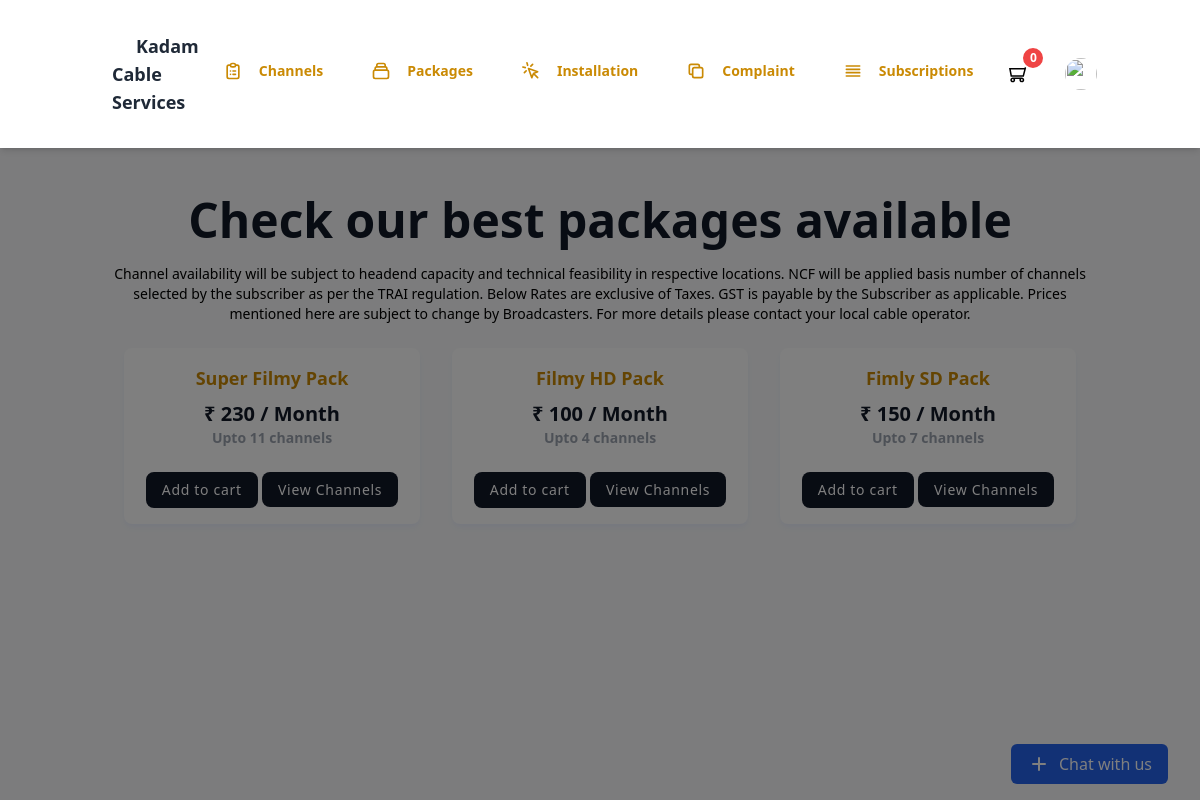
Before: /Main/Customer/custpackage.php (signed in) with the older database file.
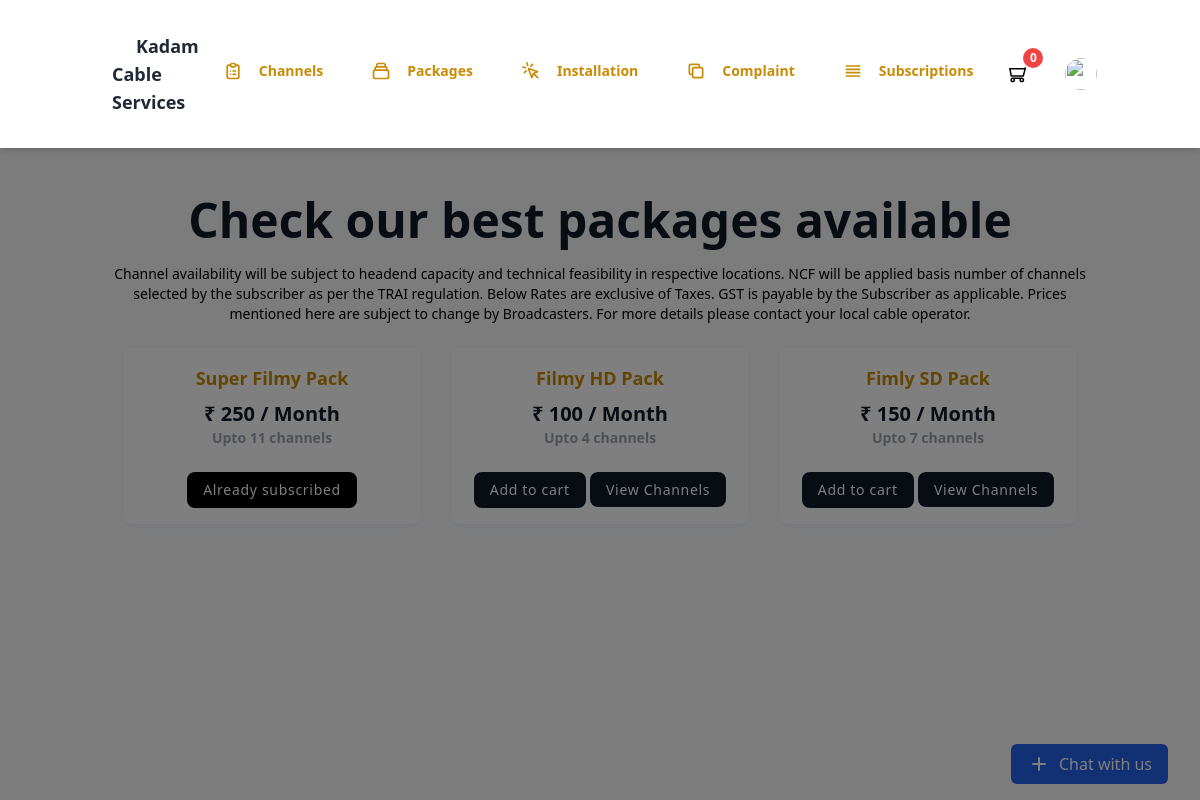
After: the same page with the newer database file.
### tables this page shows
CREATE TABLE `packages` (
  `pack_id` int(11) NOT NULL,
  `pack_name` varchar(200) NOT NULL,
  `pack_price` int(5) NOT NULL
);

### Main/Customer/custpackage.php (the view, shortened to what this page needs)
<?php
if(isset($_SESSION["email"]) && isset($_SESSION["firstname"]) && isset($_SESSION["lastname"]) && isset($_SESSION["type"])  )
{
    $email = $_SESSION["email"];
}else{
    echo ("<script>location.href='Login.php'</script>");
}
include("../../config/connect.php");
$currentDate = date("Y-m-d");
?>
<!DOCTYPE html>
<html :class="{ 'theme-dark': dark }" x-data="data()" lang="en">
  <head>
    <link rel="stylesheet" href="https://unpkg.com/tailwindcss@2.2.19/dist/tailwind.min.css"/>
    <script src="https://cdn.tailwindcss.com"></script>
    <link href="https://cdnjs.cloudflare.com/ajax/libs/flowbite/2.2.0/flowbite.min.css" rel="stylesheet" />
    <link rel="stylesheet" type="text/css" href="https://cdn.jsdelivr.net/npm/toastify-js/src/toastify.min.css">
  </head>
  <body>
    <div
      class="flex h-screen bg-gray-50 dark:bg-gray-900"
      :class="{ 'overflow-hidden': isSideMenuOpen}"
    >
      <div class="flex flex-col flex-1">
      <?php include("./layouts/header/cust_header.php"); ?>
        <main class="h-full pb-1 overflow-y-auto">
          <div class="container px-0 mx-auto grid">
          <section class="max-w-6xl mx-auto px-4 sm:px-6 lg:px-4 py-12">
    <div class="text-center pb-1">
        <h2 class="font-bold text-3xl md:text-4xl lg:text-5xl font-heading text-gray-900">
            Check our best packages available
        </h2>
        <h2 class="text-sm text-grey-900 mt-5">
                    Channel availability will be subject to headend capacity and technical feasibility in respective locations.
            NCF will be applied basis number of channels selected by the subscriber as per the TRAI regulation.
            Below Rates are exclusive of Taxes. GST is payable by the Subscriber as applicable.
            Prices mentioned here are subject to change by Broadcasters.
            For more details please contact your local cable operator.
        </h2>
    </div>
<section class="text-gray-600 body-font bg-gray-50 mt-5  flex justify-center items-center">
  <div class="container px-5 pb-5 mx-auto">
    <div class="flex flex-wrap -m-4 text-center">
    <?php
                    $get_packages = "SELECT * FROM `packages`";
                    $execute_get_packages = mysqli_query($con,$get_packages);
                    if(mysqli_num_rows($execute_get_packages)>0){
                        while($row = mysqli_fetch_assoc($execute_get_packages)){
                            $pack_id = $row["pack_id"];
                            ?>
                                <div class="p-4 sm:w-1/2 lg:w-1/3 w-full hover:scale-105 duration-500">
                                  <div class=" flex items-center  justify-center p-4  rounded-lg bg-white shadow-indigo-50 shadow-md">
                                    <div>
                                      <h2 class="text-yellow-600 text-lg font-bold"><?php echo $row["pack_name"] ?></h2>
                                      <h3 class="mt-2 text-xl font-bold text-gray-900 text-center"> ₹ <?php echo $row["pack_price"] ?> / Month</h3>
                                      <p class="text-sm font-semibold text-gray-400">Upto <?php $get_number_of_channels = "SELECT * FROM `package_has_channel` WHERE `phc_package_id` = '$pack_id' ";
                                                      echo(mysqli_num_rows(mysqli_query($con,$get_number_of_channels))); ?> channels</p>
                                                      <?php
                              $currentDate = date("Y-m-d", strtotime($currentDate));
                              $subscribed= "SELECT * FROM `subscription`,`subscribeforpackage` WHERE sub_cust_id='$email' AND `subscribeforpackage`.`subpack_id`=`subscription`.`sub_id` AND `subscribeforpackage`.`package_id`= '$pack_id' AND `subscription`.`sub_end_date`> '$currentDate' ";
                              $exutequerysubcribed= mysqli_query($con,$subscribed);
                              if(
                                mysqli_num_rows($exutequerysubcribed)>0
                              ){
                                 ?>
                                 <p class="text-sm mt-6 px-4 py-2 bg-black text-white rounded-lg  tracking-wider hover:bg-yellow-600 outline-none">Already subscribed</p>
                                 <?php
                                }else{
                                ?>
                                <button type="button"
                                      <?php
                                          $custcheckstb ="SELECT * FROM `installs` WHERE `cust_email`= '$email'";
                                          $execute_custcheckstb= mysqli_query($con,$custcheckstb);
                                          if(mysqli_num_rows($execute_custcheckstb)==1)
                                          {
                                            ?>
                                            onclick="addtocart(<?php echo $pack_id; ?>,'p')"
                                            <?php
                                          }
                                          else {
                                            ?>
                                            data-modal-target="popup-modal" data-modal-toggle="popup-modal"
                                            <?php
                                          }
                                              ?>
                                      onclick="addtocart(<?php echo $pack_id; ?>,'p')" class="text-sm mt-6 px-4 py-2 bg-gray-900 text-white rounded-lg  tracking-wider hover:bg-yellow-600 outline-none">Add to cart</button>
                                      <a href="viewpackchan.php?id=<?php echo $pack_id; ?>&name=<?php echo $row["pack_name"] ?>&price=<?php echo $row["pack_price"] ?>" class="text-sm mt-6 px-4 py-2 bg-gray-900 text-white rounded-lg  tracking-wider hover:bg-yellow-600 outline-none">View Channels</a>
                                <?php
                              }
                              ?>
                                    </div>
                                  </div>
                                </div>
                            <?php
                        }
                    }
                    include("./botchat.php")
                            ?>
    </div>
</section>
        </main>
      </div>
    </div>
  </body>
</html>

### Main/Customer/layouts/header/cust_header.php (shortened to what this page needs)
<div
        x-show="isSideMenuOpen"
        x-transition:enter="transition ease-in-out duration-150"
        x-transition:enter-start="opacity-0"
        x-transition:enter-end="opacity-100"
        x-transition:leave="transition ease-in-out duration-150"
        x-transition:leave-start="opacity-100"
        x-transition:leave-end="opacity-0"
        class="fixed inset-0 z-10 flex items-end bg-black bg-opacity-50 sm:items-center sm:justify-center"
      ></div>
        <header class="z-10 py-4 bg-white shadow-md dark:bg-gray-800">
          <div
            class="container flex items-center justify-between h-full px-6 mx-auto text-yellow-600 dark:text-purple-300"
          >
            <div class="py-4 text-gray-500 dark:text-gray-400 hidden lg:block">
              <a
                class="ml-6 text-lg font-bold text-gray-800 dark:text-gray-200"
                href="#"
              >
                Kadam Cable Services
              </a>
            </div>
            <div class="hidden lg:block">
              <ul class="flex">
                <li class="relative px-6 py-3">
                  <a
                    class="inline-flex items-center w-full text-sm font-semibold transition-colors duration-150 hover:text-gray-800 dark:hover:text-gray-200"
                    href="channels.php"
                  >
                    <span class="ml-4">Channels</span>
                  </a>
                </li>
                <li class="relative px-6 py-3">
                  <a
                    class="inline-flex items-center w-full text-sm font-semibold transition-colors duration-150 hover:text-gray-800 dark:hover:text-gray-200"
                    href="custpackage.php"
                  >
                    <span class="ml-4">Packages</span>
                  </a>
                </li>
                <li class="relative px-6 py-3">
                  <a
                    class="inline-flex items-center w-full text-sm font-semibold transition-colors duration-150 hover:text-gray-800 dark:hover:text-gray-200"
                    href="setupbox.php"
                  >
                    <svg
                      class="w-5 h-5"
                      aria-hidden="true"
                      fill="none"
                      stroke-linecap="round"
                      stroke-linejoin="round"
                      stroke-width="2"
                      viewBox="0 0 24 24"
                      stroke="currentColor"
                    >
                      <path
                        d="M15 15l-2 5L9 9l11 4-5 2zm0 0l5 5M7.188 2.239l.777 2.897M5.136 7.965l-2.898-.777M13.95 4.05l-2.122 2.122m-5.657 5.656l-2.12 2.122"
                      ></path>
                    </svg>
                    <span class="ml-4">Installation</span>
                  </a>
                </li>
                <li class="relative px-6 py-3">
                  <a
                    class="inline-flex items-center w-full text-sm font-semibold transition-colors duration-150 hover:text-gray-800 dark:hover:text-gray-200"
                    href="customer_complaint.php"
                  >
                    <svg
                      class="w-5 h-5"
                      aria-hidden="true"
                      fill="none"
                      stroke-linecap="round"
                      stroke-linejoin="round"
                      stroke-width="2"
                      viewBox="0 0 24 24"
                      stroke="currentColor"
                    >
                      <path
                        d="M8 16H6a2 2 0 01-2-2V6a2 2 0 012-2h8a2 2 0 012 2v2m-6 12h8a2 2 0 002-2v-8a2 2 0 00-2-2h-8a2 2 0 00-2 2v8a2 2 0 002 2z"
                      ></path>
                    </svg>
                    <span class="ml-4">Complaint</span>
                  </a>
                </li>
                <li class="relative px-6 py-3">
                  <a
                    class="inline-flex items-center w-full text-sm font-semibold transition-colors duration-150 hover:text-gray-800 dark:hover:text-gray-200"
                    href="custsubscribed.php"
                  >
                    <svg
                      class="w-5 h-5"
                      aria-hidden="true"
                      fill="none"
                      stroke-linecap="round"
                      stroke-linejoin="round"
                      stroke-width="2"
                      viewBox="0 0 24 24"
                      stroke="currentColor"
                    >
                      <path d="M4 6h16M4 10h16M4 14h16M4 18h16"></path>
                    </svg>
                    <span class="ml-4">Subscriptions</span>
                  </a>
                </li>
              </ul>
            </div>
            <ul class="flex items-center flex-shrink-0 space-x-6">
              <li class="relative">
                    <a href="cart.php" class="relative inline-flex items-center p-3 text-sm font-medium text-center text-black  rounded-lg hover:bg-gray">
                      <div id="cartnum" class="absolute inline-flex items-center justify-center w-6 h-6 text-xs font-bold text-white bg-red-500 border-2 border-white rounded-full -top-0 -end-1 dark:border-red-900">
                      </div>
                  </a>
              </li>
              <li class="relative">
                <button
                  class="align-middle rounded-full focus:shadow-outline-purple focus:outline-none"
                  @click="toggleProfileMenu"
                  @keydown.escape="closeProfileMenu"
                  aria-label="Account"
                  aria-haspopup="true"
                >
                  <img
                    class="object-cover w-8 h-8 rounded-full"
                    src="https://images.unsplash.com/photo-1502378735452-bc7d86632805?ixlib=rb-0.3.5&q=80&fm=jpg&crop=entropy&cs=tinysrgb&w=200&fit=max&s=aa3a807e1bbdfd4364d1f449eaa96d82"
                    alt=""
                    aria-hidden="true"
                  />
                </button>
              </li>
            </ul>
          </div>
        </header>

### Main/Customer/botchat.php (shortened to what this page needs)
<div class="fixed bottom-0 right-0 mb-4 mr-8
">
        <button id="open-chat" class="bg-blue-600 text-white py-2 px-4 rounded-md hover:bg-blue-800 transition duration-300 flex items-center">
            <svg xmlns="http://www.w3.org/2000/svg" class="w-6 h-6 mr-2" fill="none" viewBox="0 0 24 24" stroke="currentColor">
                <path stroke-linecap="round" stroke-linejoin="round" stroke-width="2" d="M12 6v6m0 0v6m0-6h6m-6 0H6"></path>
            </svg>
            Chat with us
        </button>
    </div>

Changed rows visible on the page:
changed packages "Super Filmy Pack": pack_price "230" → "250"; text "Add to cart" → "Already subscribed"; no longer shows "View Channels"
